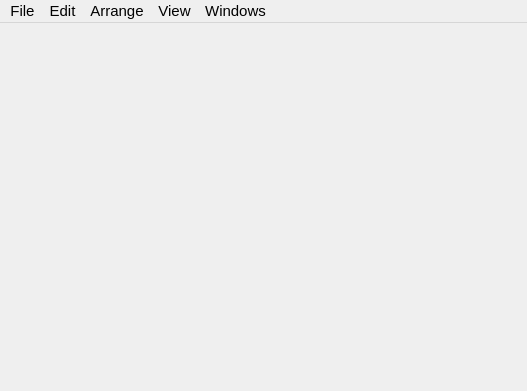
<?xml version="1.0" encoding="UTF-8"?>
<ui version="4.0">
 <class>MainWindow</class>
 <widget class="QMainWindow" name="MainWindow">
  <property name="enabled">
   <bool>true</bool>
  </property>
  <property name="geometry">
   <rect>
    <x>0</x>
    <y>0</y>
    <width>527</width>
    <height>391</height>
   </rect>
  </property>
  <property name="sizePolicy">
   <sizepolicy hsizetype="Minimum" vsizetype="Minimum">
    <horstretch>0</horstretch>
    <verstretch>0</verstretch>
   </sizepolicy>
  </property>
  <property name="minimumSize">
   <size>
    <width>0</width>
    <height>0</height>
   </size>
  </property>
  <property name="cursor">
   <cursorShape>ArrowCursor</cursorShape>
  </property>
  <property name="windowTitle">
   <string>TrickPlay Visual Editor </string>
  </property>
  <property name="layoutDirection">
   <enum>Qt::LeftToRight</enum>
  </property>
  <property name="aaa" stdset="0">
   <string>sdfsf</string>
  </property>
  <widget class="QWidget" name="centralwidget">
   <property name="minimumSize">
    <size>
     <width>0</width>
     <height>0</height>
    </size>
   </property>
  </widget>
  <widget class="QMenuBar" name="menubar">
   <property name="geometry">
    <rect>
     <x>0</x>
     <y>0</y>
     <width>527</width>
     <height>22</height>
    </rect>
   </property>
   <property name="font">
    <font>
     <pointsize>11</pointsize>
    </font>
   </property>
   <widget class="QMenu" name="menuFile">
    <property name="title">
     <string>File</string>
    </property>
    <addaction name="actionNew_Project"/>
    <addaction name="actionOpen_Project"/>
    <addaction name="actionSave_Project"/>
    <addaction name="separator"/>
    <addaction name="actionNew_Layer"/>
    <addaction name="separator"/>
    <addaction name="actionImport_Assets"/>
    <addaction name="actionImport_Skins"/>
    <addaction name="separator"/>
    <addaction name="action_CodeEditor"/>
    <addaction name="separator"/>
    <addaction name="action_Exit"/>
   </widget>
   <widget class="QMenu" name="menuView">
    <property name="title">
     <string>Windows</string>
    </property>
    <addaction name="actionEditor"/>
    <addaction name="actionInspector"/>
    <addaction name="actionImages"/>
   </widget>
   <widget class="QMenu" name="menuEdit">
    <property name="title">
     <string>Edit</string>
    </property>
    <widget class="QMenu" name="menuInsert_UI_Element">
     <property name="title">
      <string>Insert UI Element</string>
     </property>
     <addaction name="actionArrowPane"/>
     <addaction name="action_Button"/>
     <addaction name="actionButtonPicker"/>
     <addaction name="actionCheckBox"/>
     <addaction name="actionDialog_Box"/>
     <addaction name="actionLayoutManager"/>
     <addaction name="actionMenuButton"/>
     <addaction name="actionOrbitting_Dots"/>
     <addaction name="actionProgressBar"/>
     <addaction name="actionProgressSpinner"/>
     <addaction name="actionRadioButton"/>
     <addaction name="actionWidgetRectangle"/>
     <addaction name="actionScrollPane"/>
     <addaction name="actionSlider"/>
     <addaction name="actionTabBar"/>
     <addaction name="actionWidgetText"/>
     <addaction name="actionTextInput"/>
     <addaction name="actionToastAlert"/>
    </widget>
    <addaction name="menuInsert_UI_Element"/>
    <addaction name="separator"/>
    <addaction name="actionDelete"/>
    <addaction name="actionDuplicate"/>
    <addaction name="actionClone"/>
    <addaction name="actionGroup"/>
    <addaction name="actionUngroup"/>
   </widget>
   <widget class="QMenu" name="menuArrange">
    <property name="title">
     <string>Arrange</string>
    </property>
    <widget class="QMenu" name="menu_align">
     <property name="title">
      <string>Align</string>
     </property>
     <addaction name="action_left"/>
     <addaction name="action_right"/>
     <addaction name="action_top"/>
     <addaction name="action_bottom"/>
     <addaction name="action_horizontalCenter"/>
     <addaction name="action_verticalCenter"/>
    </widget>
    <widget class="QMenu" name="menu_distribute">
     <property name="title">
      <string>Distribute</string>
     </property>
     <addaction name="action_distributeHorizontally"/>
     <addaction name="action_distributeVertically"/>
    </widget>
    <widget class="QMenu" name="menu_arrange">
     <property name="title">
      <string>Arrange</string>
     </property>
     <addaction name="action_bring_to_front"/>
     <addaction name="action_bring_to_forward"/>
     <addaction name="action_send_to_back"/>
     <addaction name="action_send_backward"/>
    </widget>
    <addaction name="menu_align"/>
    <addaction name="menu_distribute"/>
    <addaction name="menu_arrange"/>
   </widget>
   <widget class="QMenu" name="menuView_2">
    <property name="title">
     <string>View</string>
    </property>
    <widget class="QMenu" name="menuBackground">
     <property name="title">
      <string>Background</string>
     </property>
     <addaction name="actionImage"/>
     <addaction name="actionSmall_Grid"/>
     <addaction name="actionMedium_Grid"/>
     <addaction name="actionLarge_Grid"/>
     <addaction name="actionWhite"/>
     <addaction name="actionBlack"/>
    </widget>
    <addaction name="menuBackground"/>
    <addaction name="separator"/>
    <addaction name="actionAdd_Horizontal_Guide"/>
    <addaction name="actionAdd_Vertical_Guide"/>
    <addaction name="separator"/>
    <addaction name="actionShow_Guides"/>
    <addaction name="actionSnap_to_Guides"/>
   </widget>
   <addaction name="menuFile"/>
   <addaction name="menuEdit"/>
   <addaction name="menuArrange"/>
   <addaction name="menuView_2"/>
   <addaction name="menuView"/>
  </widget>
  <action name="actionExit">
   <property name="text">
    <string>Exit</string>
   </property>
  </action>
  <action name="action_Exit">
   <property name="text">
    <string>Exit</string>
   </property>
   <property name="font">
    <font/>
   </property>
   <property name="shortcut">
    <string>Ctrl+Q</string>
   </property>
   <property name="menuRole">
    <enum>QAction::QuitRole</enum>
   </property>
  </action>
  <action name="action_Save">
   <property name="text">
    <string>Save file</string>
   </property>
   <property name="font">
    <font/>
   </property>
   <property name="shortcut">
    <string>Ctrl+S</string>
   </property>
  </action>
  <action name="action_New">
   <property name="text">
    <string>Create new  app...</string>
   </property>
   <property name="font">
    <font/>
   </property>
   <property name="shortcut">
    <string>Ctrl+Shift+N</string>
   </property>
   <property name="shortcutContext">
    <enum>Qt::WindowShortcut</enum>
   </property>
  </action>
  <action name="action_Cut">
   <property name="text">
    <string>Cut</string>
   </property>
   <property name="font">
    <font/>
   </property>
   <property name="shortcut">
    <string>Ctrl+X</string>
   </property>
  </action>
  <action name="action_Copy">
   <property name="text">
    <string>Copy</string>
   </property>
   <property name="font">
    <font/>
   </property>
   <property name="shortcut">
    <string>Ctrl+C</string>
   </property>
  </action>
  <action name="action_Paste">
   <property name="text">
    <string>Paste</string>
   </property>
   <property name="font">
    <font/>
   </property>
   <property name="shortcut">
    <string>Ctrl+V</string>
   </property>
  </action>
  <action name="action_Delete">
   <property name="text">
    <string>Delete</string>
   </property>
   <property name="font">
    <font/>
   </property>
  </action>
  <action name="actionSelect_All">
   <property name="text">
    <string>Select all</string>
   </property>
   <property name="font">
    <font/>
   </property>
   <property name="shortcut">
    <string>Ctrl+A</string>
   </property>
  </action>
  <action name="action_Close">
   <property name="text">
    <string>Close file</string>
   </property>
   <property name="iconText">
    <string notr="true">Close file</string>
   </property>
   <property name="font">
    <font/>
   </property>
   <property name="shortcut">
    <string>Ctrl+W</string>
   </property>
  </action>
  <action name="action_Save_As">
   <property name="text">
    <string>Save file as...</string>
   </property>
   <property name="font">
    <font/>
   </property>
  </action>
  <action name="actionUndo">
   <property name="text">
    <string>Undo</string>
   </property>
   <property name="font">
    <font/>
   </property>
   <property name="shortcut">
    <string>Ctrl+Z</string>
   </property>
  </action>
  <action name="actionRedo">
   <property name="text">
    <string>Redo</string>
   </property>
   <property name="font">
    <font/>
   </property>
   <property name="shortcut">
    <string>Ctrl+R</string>
   </property>
  </action>
  <action name="actionDebug">
   <property name="text">
    <string>Debug</string>
   </property>
  </action>
  <action name="actionRun">
   <property name="text">
    <string>Run</string>
   </property>
  </action>
  <action name="actionStep_into">
   <property name="text">
    <string>Step Into</string>
   </property>
   <property name="font">
    <font/>
   </property>
   <property name="shortcut">
    <string>Ctrl+I</string>
   </property>
  </action>
  <action name="actionStep_over">
   <property name="text">
    <string>Step over</string>
   </property>
   <property name="font">
    <font/>
   </property>
   <property name="shortcut">
    <string>Ctrl+K</string>
   </property>
  </action>
  <action name="actionDebug_View">
   <property name="text">
    <string>Debug View</string>
   </property>
  </action>
  <action name="actionRun_View">
   <property name="text">
    <string>Run View</string>
   </property>
  </action>
  <action name="actionSave_All">
   <property name="text">
    <string>Save all files</string>
   </property>
   <property name="font">
    <font/>
   </property>
  </action>
  <action name="actionSearch">
   <property name="text">
    <string>Search...</string>
   </property>
   <property name="font">
    <font>
     <pointsize>10</pointsize>
    </font>
   </property>
   <property name="shortcut">
    <string>Ctrl+F</string>
   </property>
  </action>
  <action name="actionSearch_Replace">
   <property name="text">
    <string>Find/Replace...</string>
   </property>
   <property name="font">
    <font/>
   </property>
   <property name="shortcut">
    <string>Ctrl+F</string>
   </property>
  </action>
  <action name="actionGo_to_line">
   <property name="text">
    <string>Go to line...</string>
   </property>
   <property name="font">
    <font/>
   </property>
   <property name="shortcut">
    <string>Ctrl+J</string>
   </property>
  </action>
  <action name="actionSearch_in_Files">
   <property name="text">
    <string>Search in Files...</string>
   </property>
  </action>
  <action name="actionBeutify_Selection">
   <property name="text">
    <string>Beutify Selection</string>
   </property>
  </action>
  <action name="actionStrip_Whitespace">
   <property name="text">
    <string>Strip Whitespace</string>
   </property>
  </action>
  <action name="actionStep_out">
   <property name="text">
    <string>Step out</string>
   </property>
   <property name="font">
    <font/>
   </property>
   <property name="shortcut">
    <string>Ctrl+M</string>
   </property>
  </action>
  <action name="actionStop">
   <property name="text">
    <string>Stop</string>
   </property>
  </action>
  <action name="actionPause">
   <property name="text">
    <string>Pause</string>
   </property>
   <property name="font">
    <font/>
   </property>
   <property name="shortcut">
    <string>Ctrl+P</string>
   </property>
  </action>
  <action name="actionContinue">
   <property name="text">
    <string>Continue</string>
   </property>
   <property name="font">
    <font/>
   </property>
   <property name="shortcut">
    <string>Ctrl+B</string>
   </property>
  </action>
  <action name="actionNew_File">
   <property name="text">
    <string>Create new file...</string>
   </property>
   <property name="font">
    <font/>
   </property>
   <property name="shortcut">
    <string>Ctrl+N</string>
   </property>
  </action>
  <action name="actionNew_Folder">
   <property name="text">
    <string>New Folder</string>
   </property>
   <property name="font">
    <font>
     <pointsize>10</pointsize>
    </font>
   </property>
  </action>
  <action name="actionOpen_App">
   <property name="text">
    <string>Open existing app...</string>
   </property>
   <property name="font">
    <font/>
   </property>
   <property name="shortcut">
    <string>Ctrl+O</string>
   </property>
  </action>
  <action name="actionNew_App">
   <property name="text">
    <string>New App</string>
   </property>
   <property name="font">
    <font>
     <pointsize>10</pointsize>
    </font>
   </property>
  </action>
  <action name="action_Run">
   <property name="text">
    <string>Run</string>
   </property>
   <property name="shortcut">
    <string>Ctrl+F11</string>
   </property>
  </action>
  <action name="action_Debug">
   <property name="text">
    <string>Debug</string>
   </property>
   <property name="shortcut">
    <string>F11</string>
   </property>
  </action>
  <action name="action_Stop">
   <property name="text">
    <string>Stop</string>
   </property>
   <property name="shortcut">
    <string>Esc</string>
   </property>
  </action>
  <action name="actionPreference">
   <property name="text">
    <string>Preference...</string>
   </property>
  </action>
  <action name="action_Button">
   <property name="text">
    <string>Button</string>
   </property>
  </action>
  <action name="action_Save_2">
   <property name="text">
    <string>Save</string>
   </property>
  </action>
  <action name="actionDialog_Box">
   <property name="text">
    <string>Dialog Box</string>
   </property>
  </action>
  <action name="actionToastAlert">
   <property name="text">
    <string>ToastAlert</string>
   </property>
  </action>
  <action name="actionProgressSpinner">
   <property name="text">
    <string>ProgressSpinner</string>
   </property>
  </action>
  <action name="actionOrbitting_Dots">
   <property name="text">
    <string>Orbitting Dots</string>
   </property>
  </action>
  <action name="actionTextInput">
   <property name="text">
    <string>TextInput</string>
   </property>
  </action>
  <action name="actionOpen_Engine_Group">
   <property name="text">
    <string>Open Engine Group</string>
   </property>
  </action>
  <action name="actionLua_File_Engine_UI_Elements">
   <property name="text">
    <string>Lua File (Engine UI Elements)</string>
   </property>
  </action>
  <action name="actionJSON_New_UI_Elements">
   <property name="text">
    <string>JSON (New UI Elements)</string>
   </property>
  </action>
  <action name="actionNew_Layer">
   <property name="text">
    <string>New Layer</string>
   </property>
  </action>
  <action name="actionNew_Project">
   <property name="text">
    <string>New Project...</string>
   </property>
  </action>
  <action name="actionOpen_Project">
   <property name="text">
    <string>Open Project...</string>
   </property>
  </action>
  <action name="actionSave_Project">
   <property name="text">
    <string>Save Project</string>
   </property>
  </action>
  <action name="actionSlider">
   <property name="text">
    <string>Slider</string>
   </property>
  </action>
  <action name="actionLayoutManager">
   <property name="text">
    <string>LayoutManager</string>
   </property>
  </action>
  <action name="actionScrollPane">
   <property name="text">
    <string>ScrollPane</string>
   </property>
  </action>
  <action name="actionTabBar">
   <property name="text">
    <string>TabBar</string>
   </property>
  </action>
  <action name="actionArrowPane">
   <property name="text">
    <string>ArrowPane</string>
   </property>
  </action>
  <action name="actionButtonPicker">
   <property name="text">
    <string>ButtonPicker</string>
   </property>
  </action>
  <action name="actionMenuButton">
   <property name="text">
    <string>MenuButton</string>
   </property>
  </action>
  <action name="actionWidgetText">
   <property name="text">
    <string>Text</string>
   </property>
  </action>
  <action name="actionWidgetImage">
   <property name="text">
    <string>WidgetImage</string>
   </property>
  </action>
  <action name="actionWidgetRectangle">
   <property name="text">
    <string>Rectangle</string>
   </property>
  </action>
  <action name="actionWidgetGroup">
   <property name="text">
    <string>WidgetGroup</string>
   </property>
  </action>
  <action name="actionWidgetClone">
   <property name="text">
    <string>WidgetClone</string>
   </property>
  </action>
  <action name="actionUngroup">
   <property name="text">
    <string>Ungroup</string>
   </property>
  </action>
  <action name="actionDelete">
   <property name="text">
    <string>Delete</string>
   </property>
  </action>
  <action name="actionClone">
   <property name="text">
    <string>Clone</string>
   </property>
  </action>
  <action name="actionGroup">
   <property name="text">
    <string>Group</string>
   </property>
  </action>
  <action name="actionDuplicate">
   <property name="text">
    <string>Duplicate</string>
   </property>
  </action>
  <action name="actionLeft">
   <property name="text">
    <string>Left</string>
   </property>
  </action>
  <action name="action_left">
   <property name="text">
    <string>Left</string>
   </property>
  </action>
  <action name="action_right">
   <property name="text">
    <string>Right</string>
   </property>
  </action>
  <action name="action_top">
   <property name="text">
    <string>Top</string>
   </property>
  </action>
  <action name="action_bottom">
   <property name="text">
    <string>Bottom</string>
   </property>
  </action>
  <action name="action_horizontalCenter">
   <property name="text">
    <string>Horizontal Center</string>
   </property>
  </action>
  <action name="action_verticalCenter">
   <property name="text">
    <string>Vertical Center</string>
   </property>
  </action>
  <action name="action_distributeHorizontally">
   <property name="text">
    <string>Horizontally</string>
   </property>
  </action>
  <action name="action_distributeVertically">
   <property name="text">
    <string>Vertically</string>
   </property>
  </action>
  <action name="action_bring_to_front">
   <property name="text">
    <string>Bring to Front</string>
   </property>
  </action>
  <action name="action_bring_to_forward">
   <property name="text">
    <string>Bring to Forward</string>
   </property>
  </action>
  <action name="action_send_to_back">
   <property name="text">
    <string>Send to Back</string>
   </property>
  </action>
  <action name="action_send_backward">
   <property name="text">
    <string>Send Backward</string>
   </property>
  </action>
  <action name="actionToggleButton">
   <property name="text">
    <string>ToggleButton</string>
   </property>
  </action>
  <action name="actionAdd_Horizontal_Guide">
   <property name="text">
    <string>Add Horizontal Guide</string>
   </property>
  </action>
  <action name="actionAdd_Vertical_Guide">
   <property name="text">
    <string>Add Vertical Guide</string>
   </property>
  </action>
  <action name="actionShow_Guides">
   <property name="checkable">
    <bool>true</bool>
   </property>
   <property name="checked">
    <bool>true</bool>
   </property>
   <property name="enabled">
    <bool>true</bool>
   </property>
   <property name="text">
    <string>Show Guides</string>
   </property>
  </action>
  <action name="actionSnap_to_Guides">
   <property name="checkable">
    <bool>true</bool>
   </property>
   <property name="checked">
    <bool>true</bool>
   </property>
   <property name="text">
    <string>Snap to Guides</string>
   </property>
  </action>
  <action name="actionImage">
   <property name="text">
    <string>Image...</string>
   </property>
  </action>
  <action name="actionSmall_Grid">
   <property name="text">
    <string>Small Grid</string>
   </property>
  </action>
  <action name="actionMedium_Grid">
   <property name="text">
    <string>Medium Grid</string>
   </property>
  </action>
  <action name="actionLarge_Grid">
   <property name="text">
    <string>Large Grid</string>
   </property>
  </action>
  <action name="actionWhite">
   <property name="text">
    <string>White</string>
   </property>
  </action>
  <action name="actionBlack">
   <property name="text">
    <string>Black</string>
   </property>
  </action>
  <action name="actionProgressBar">
   <property name="text">
    <string>ProgressBar</string>
   </property>
  </action>
  <action name="actionRadioButton">
   <property name="text">
    <string>RadioButton</string>
   </property>
  </action>
  <action name="actionCheckBox">
   <property name="text">
    <string>CheckBox</string>
   </property>
  </action>
  <action name="actionImport_Assets">
   <property name="text">
    <string>Import Assets...</string>
   </property>
  </action>
  <action name="action_Reoptimize">
   <property name="text">
    <string>Reoptimize</string>
   </property>
  </action>
  <action name="actionImport_Skins">
   <property name="text">
    <string>Import Skins...</string>
   </property>
  </action>
  <action name="action_Debugger">
   <property name="text">
    <string>Debug</string>
   </property>
  </action>
  <action name="action_CodeEditor">
   <property name="text">
    <string>Code Editor...</string>
   </property>
  </action>
  <action name="actionEditor">
   <property name="checkable">
    <bool>true</bool>
   </property>
   <property name="checked">
    <bool>true</bool>
   </property>
   <property name="text">
    <string>Editor</string>
   </property>
  </action>
  <action name="actionInspector">
   <property name="checkable">
    <bool>true</bool>
   </property>
   <property name="checked">
    <bool>true</bool>
   </property>
   <property name="text">
    <string>Inspector</string>
   </property>
  </action>
  <action name="actionImages">
   <property name="checkable">
    <bool>true</bool>
   </property>
   <property name="checked">
    <bool>true</bool>
   </property>
   <property name="text">
    <string>Images</string>
   </property>
  </action>
 </widget>
 <resources/>
 <connections/>
</ui>
